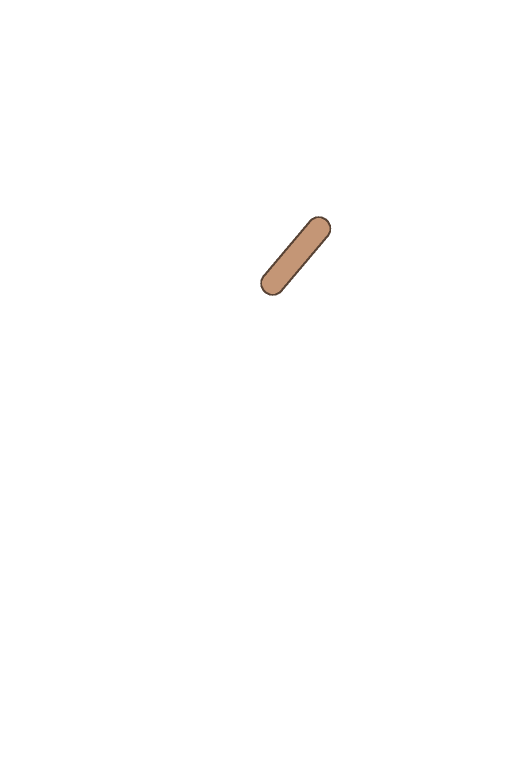
#> input picture examples/layers/bad/arm_back_lower.png, 1024 x 1536 px (shown at 1/2 size); its folder holds only this picture in this run
$ python ingest_layers.py ../examples/layers/bad --out out.png
#> lines starting #> are read from the running program, lines starting #| are printed output that depends on the picture; after the words box and inside, x2 and y2 are one past the last pixel; in counts of white or black regions, pixels touching at a corner belong together
"""A folder of full-canvas layer PNGs + joints (the motion kit's image
template) -> layers.json + joints.json, the rig builder's input.

    python -m spinegen.ingest_layers <layer dir> -o <layers dir>
        [--joints kit_joints.json | --guess | --defaults] [--facing 1|-1] [--name boxer]

WHY
  The motion kit's studio rigs a character from AI-generated layers: one
  canvas, fixed file names (motionkit/src/rigTemplate.ts PARTS), 19 joints
  the user drags onto the art (JOINTS), facing right, a boxing guard in
  profile. Its autorig makes every layer a rigid full-canvas region on a
  bone. spinegen.rigbuild needs the same information as a layers dir
  (spinegen.ingest_spine's layers.json / joints.json) and then builds
  meshes, joint bands, helpers and planted leg IK from it, with no Spine
  source at all. This module is that bridge for the kit's layer folders.

JOINTS (one of)
  --joints FILE  the kit's Joints object, {JointId: {"x", "y"}} in canvas
                 px (y down), as the studio holds it after the user dragged
                 the red dots; {"joints": {...}} is accepted too.
  --guess        the kit's own guess (motionkit/src/autorig.ts guessJoints,
                 run by node on the decoded alpha: motionkit/scripts/
                 guess-joints.ts), what the studio shows before any drag.
  --defaults     the template's default joints scaled to the canvas
                 (rigTemplate.ts defaultJoints; KIT_JOINTS mirrors its table,
                 tests/test_sideview.py checks the mirror against the .ts).
  default: --joints <layer dir>/joints.json when present, else --defaults.

WHAT IT WRITES (spinegen.ingest_spine's formats)
  layers.json  each PART present becomes a layer cropped to its pixels,
               z = the template's draw order (PARTS: first = furthest
               back), role = the template bone it follows:
                 torso -> torso, pelvis -> hips, neck -> neck,
                 head / hair_back -> head, hair_front* -> accessory hairF,
                 arm_<k>_upper / _lower, fist_<k> -> upperarm / forearm /
                 hand of side S(k), leg_<k>_upper / _lower -> thigh / shin
                 of S(k) (the kit's shin layer carries the foot: the
                 builder's foot bone takes it below the ankle).
               S(front) is the NEAR side, the one turned to the viewer:
               a character facing right (+x, facing 1) shows its right
               side, so front = "r", back = "l"; facing -1 swaps them.
               world.origin puts the kit's ground point (ROOT_PX scaled to
               the canvas) at world (0, 0): world = the kit's Spine units.
  joints.json  template joints (spinegen-joints/1): root at the ground
               point, pelvis = hip, waist, neck = neckBase, head =
               headBase, shoulder/elbow/wrist/hip/knee/ankle per side from
               F/B; the hair accessory from hairRoot -> hairTip. Plus
               "view": "side", "facing", "near" / "far" (the sides): the
               rig builder reads them (rigbuild LEG STYLES "side").
  No source rig: no physics, no animations (the kit's presets make them,
  spinegen.bridge_motionkit).
"""
import argparse
import json
import os
import shutil
import subprocess
import tempfile

import numpy as np

from . import ingest_spine

REPO = os.path.dirname(os.path.dirname(os.path.abspath(__file__)))
KIT = os.path.join(REPO, "motionkit")
SCHEMA_LAYERS = ingest_spine.SCHEMA_LAYERS
SCHEMA_JOINTS = ingest_spine.SCHEMA_JOINTS
ALPHA_MIN = 8  # an alpha above this is art (crop box, height)

# motionkit/src/rigTemplate.ts: CANVAS, ROOT_PX and JOINTS in Spine units
# (x right, y up from the ground point) before P()'s rounding
KIT_CANVAS = (1024, 1536)
KIT_ROOT = (512, 1456)
KIT_JOINTS = {
    "hip": (0, 660), "waist": (0, 792), "neckBase": (0, 1056), "headBase": (0, 1122), "headTop": (34, 1317),
    "shoulderF": (55, 1034), "elbowF": (132, 901), "wristF": (242, 993),
    "shoulderB": (-44, 1023), "elbowB": (33, 890), "wristB": (125, 999),
    "hipF": (33, 660), "kneeF": (79, 333), "ankleF": (56, 40),
    "hipB": (-33, 660), "kneeB": (-79, 333), "ankleB": (-79, 40),
    "hairRoot": (-10, 1291), "hairTip": (-135, 1143),
}
# draw order (first = furthest back) and the kit bone of each part (rigTemplate.ts PARTS)
KIT_PARTS = [("hair_back", "head"), ("arm_back_upper", "upperArmB"), ("arm_back_lower", "foreArmB"),
             ("fist_back", "handB"), ("leg_back_upper", "thighB"), ("leg_back_lower", "shinB"), ("pelvis", "hip"),
             ("leg_front_upper", "thighF"), ("leg_front_lower", "shinF"), ("torso", "chest"), ("neck", "neck"),
             ("head", "head"), ("hair_front", "hairF"), ("arm_front_upper", "upperArmF"),
             ("arm_front_lower", "foreArmF"), ("fist_front", "handF")]
# kit joint -> template joint ({s}: the side, F = near, B = far)
JOINT_MAP = {"hip": "pelvis", "waist": "waist", "neckBase": "neck", "headBase": "head",
             "shoulder{K}": "shoulder_{s}", "elbow{K}": "elbow_{s}", "wrist{K}": "wrist_{s}",
             "hip{K}": "hip_{s}", "knee{K}": "knee_{s}", "ankle{K}": "ankle_{s}"}
# kit bone -> template bone
BONE_MAP = {"hip": "hips", "chest": "torso", "neck": "neck", "head": "head",
            "upperArm{K}": "upperarm_{s}", "foreArm{K}": "forearm_{s}", "hand{K}": "hand_{s}",
            "thigh{K}": "thigh_{s}", "shin{K}": "shin_{s}"}
HAIR = "hairF"


def sides(facing):
    """{"F": near side, "B": far side}: facing right shows the right side."""
    if facing not in (1, -1):
        raise ValueError(f"facing must be 1 (right) or -1 (left), not {facing!r}")
    return {"F": "r", "B": "l"} if facing == 1 else {"F": "l", "B": "r"}


def kit_root(canvas):
    W, H = canvas
    return KIT_ROOT[0] / KIT_CANVAS[0] * W, KIT_ROOT[1] / KIT_CANVAS[1] * H


def default_joints(canvas=KIT_CANVAS):
    """rigTemplate.ts defaultJoints: the template joints scaled to `canvas`
    (canvas px, y down; P() rounds on the 1024 x 1536 canvas first)."""
    sx, sy = canvas[0] / KIT_CANVAS[0], canvas[1] / KIT_CANVAS[1]
    out = {}
    for k, (x, y) in KIT_JOINTS.items():
        # Math.round(ROOT + x), Math.round(ROOT - y): JS rounds .5 up
        px, py = np.floor(KIT_ROOT[0] + x + 0.5), np.floor(KIT_ROOT[1] - y + 0.5)
        out[k] = {"x": float(px * sx), "y": float(py * sy)}
    return out


def load_pngs(layer_dir):
    """{part name: RGBA uint8}: every PNG in the folder (one canvas size)."""
    from PIL import Image
    imgs = {}
    for f in sorted(os.listdir(layer_dir)):
        if f.lower().endswith(".png"):
            imgs[f[:-4]] = np.asarray(Image.open(os.path.join(layer_dir, f)).convert("RGBA"))
    if not imgs:
        raise ValueError(f"{layer_dir}: no PNG layers")
    shapes = {im.shape[:2] for im in imgs.values()}
    if len(shapes) != 1:
        raise ValueError(f"{layer_dir}: layers differ in size {sorted(shapes)} (the kit draws every layer on one canvas)")
    return imgs


def guess_joints(imgs):
    """The kit's autorig guess (guessJoints) for these layers, via node."""
    h, w = next(iter(imgs.values())).shape[:2]
    with tempfile.TemporaryDirectory() as d:
        man = {"width": w, "height": h, "layers": {}}
        for n, im in imgs.items():
            np.ascontiguousarray(im[..., 3]).tofile(os.path.join(d, f"{n}.alpha"))
            man["layers"][n] = f"{n}.alpha"
        with open(os.path.join(d, "manifest.json"), "w") as f:
            json.dump(man, f)
        node = shutil.which("node")
        if node is None:
            raise RuntimeError("node is not installed: --guess runs the kit's guessJoints")
        out = subprocess.run([node, os.path.join(KIT, "scripts", "guess-joints.ts"), os.path.join(d, "manifest.json")],
                             cwd=KIT, capture_output=True, text=True, check=True)
    return json.loads(out.stdout)["joints"]


def _part_of(name):
    """(kit part, kit bone) of a layer file name, or None."""
    if name.startswith("hair_front"):
        return "hair_front", HAIR
    return next(((p, b) for p, b in KIT_PARTS if p == name), None)


def _fill(pattern, side_key, side):
    return pattern.replace("{K}", side_key).replace("{s}", side)


def _template_bone(kit_bone, sd):
    for k, v in BONE_MAP.items():
        for K, s in (sd.items() if "{K}" in k else [("", "")]):
            if _fill(k, K, s) == kit_bone:
                return _fill(v, K, s)
    return None


def unpack(layer_dir, kit_joints=None, facing=1, name=None, imgs=None):
    """Returns {"layers": layers.json dict, "joints": joints.json dict,
    "images": {layer name: RGBA cropped}}. `kit_joints` {JointId: {x, y}}
    (canvas px, y down); None = the template defaults."""
    imgs = imgs if imgs is not None else load_pngs(layer_dir)
    H_img, W_img = next(iter(imgs.values())).shape[:2]
    canvas = (W_img, H_img)
    sd = sides(facing)
    kj = dict(default_joints(canvas))
    given = set()
    if kit_joints:
        kj.update({k: {"x": float(v["x"]), "y": float(v["y"])} for k, v in kit_joints.items()})
        given = set(kit_joints)
    rx, ry = kit_root(canvas)
    layers, images, notes = [], {}, []
    order = [p for p, _ in KIT_PARTS]
    top = bottom = None
    for n in sorted(imgs, key=lambda n: (order.index(_part_of(n)[0]) if _part_of(n) else len(order), n)):
        part = _part_of(n)
        if part is None:
            notes.append(f"layer {n}: not a part of the kit's template; left out")
            continue
        img = imgs[n]
        a = img[..., 3] > ALPHA_MIN
        if not a.any():
            notes.append(f"layer {n}: empty; left out")
            continue
        ii, jj = np.nonzero(a)
        y0, y1, x0, x1 = int(ii.min()), int(ii.max()) + 1, int(jj.min()), int(jj.max()) + 1
        top = y0 if top is None else min(top, y0)
        bottom = y1 if bottom is None else max(bottom, y1)
        role = HAIR if part[1] == HAIR else _template_bone(part[1], sd)
        images[n] = np.ascontiguousarray(img[y0:y1, x0:x1])
        layers.append({"name": n, "file": f"layers/{n}.png", "x": x0, "y": y0, "w": x1 - x0, "h": y1 - y0,
                       "z": len(layers), "role": role, "tags": [], "slot": n, "attachment": n, "color": None,
                       "blend": "normal",
                       "src": {"bone": part[1], "type": "region", "influences": [], "integer_placement": True}})
    if not layers:
        raise ValueError(f"{layer_dir}: none of the kit's layers")
    doc = {"schema": SCHEMA_LAYERS, "canvas": [W_img, H_img], "world": {"origin": [-rx, ry], "y": "down"},
           "name": name or os.path.basename(os.path.normpath(layer_dir)),
           "source": {"kind": "motionkit-layers", "dir": os.path.abspath(layer_dir), "rig": None,
                      "joints": "given" if given else "defaults"},
           "layers": layers}
    joints = {"root": {"xy": [rx, ry], "conf": 1.0, "src": "motionkit:ROOT_PX"}}
    for k, v in JOINT_MAP.items():
        for K, s in (sd.items() if "{K}" in k else [("", "")]):
            kid = _fill(k, K, s)
            if kid in kj:
                joints[_fill(v, K, s)] = {"xy": [kj[kid]["x"], kj[kid]["y"]], "conf": 1.0 if kid in given else 0.5,
                                          "src": f"motionkit:{kid}"}
    bones = {}
    for k, v in BONE_MAP.items():
        for K, s in (sd.items() if "{K}" in k else [("", "")]):
            bones[_fill(v, K, s)] = _fill(k, K, s)
    accessories = []
    if any(L["role"] == HAIR for L in layers):
        r, t = (np.array([kj[k]["x"], kj[k]["y"]]) for k in ("hairRoot", "hairTip"))
        d = t - r
        ln = float(np.linalg.norm(d)) or 1.0
        accessories.append({"name": HAIR, "parent": "head", "xy": r.tolist(), "dir": (d / ln).tolist(), "len": ln,
                            "src": "motionkit:hairRoot->hairTip"})
    jdoc = {"schema": SCHEMA_JOINTS, "template": "biped_mascot", "H": float(bottom - top), "joints": joints,
            "bones": bones, "accessories": accessories, "view": "side", "facing": int(facing),
            "near": sd["F"], "far": sd["B"], "notes": notes}
    return {"layers": doc, "joints": jdoc, "images": images}


def write(outdir, res):
    from PIL import Image
    os.makedirs(os.path.join(outdir, "layers"), exist_ok=True)
    for n, img in res["images"].items():
        Image.fromarray(img, "RGBA").save(os.path.join(outdir, "layers", f"{n}.png"))
    for key in ("layers", "joints"):
        with open(os.path.join(outdir, f"{key}.json"), "w") as f:
            json.dump(res[key], f, indent=1)
            f.write("\n")
    return {"layers": os.path.join(outdir, "layers.json"), "joints": os.path.join(outdir, "joints.json")}


def mirror(imgs, kit_joints=None):
    """The same character facing the other way: every layer flipped
    left-right and the joints with it (canvas px). For tests and for art
    drawn facing left."""
    W = next(iter(imgs.values())).shape[1]
    kj = kit_joints or default_joints((W, next(iter(imgs.values())).shape[0]))
    return ({n: np.ascontiguousarray(im[:, ::-1]) for n, im in imgs.items()},
            {k: {"x": W - v["x"], "y": v["y"]} for k, v in kj.items()})


def main(argv=None):
    ap = argparse.ArgumentParser(description=__doc__.split("\n\n")[0])
    ap.add_argument("layer_dir")
    ap.add_argument("-o", "--out", required=True)
    g = ap.add_mutually_exclusive_group()
    g.add_argument("--joints", default=None, help="the kit's Joints JSON {JointId: {x, y}} (canvas px)")
    g.add_argument("--guess", action="store_true", help="the kit's autorig guess (node)")
    g.add_argument("--defaults", action="store_true", help="the template's default joints")
    ap.add_argument("--facing", type=int, default=1, choices=(1, -1))
    ap.add_argument("--name", default=None)
    a = ap.parse_args(argv)
    imgs = load_pngs(a.layer_dir)
#> in load_pngs, `shapes = {im.shape[:2] for im in imgs.values()}`: shapes = 1 item
#> imgs = 1 item
    kj = None
    if a.guess:
        kj = guess_joints(imgs)
    elif not a.defaults:
        p = a.joints or os.path.join(a.layer_dir, "joints.json")
        if a.joints or os.path.exists(p):
            with open(p) as f:
                kj = json.load(f)
            kj = kj.get("joints", kj)
    res = unpack(a.layer_dir, kj, a.facing, a.name, imgs)
#> the loop in unpack, `for n in sorted(imgs, key=lambda n: (order.index(_part_of(n)[0]) if _p..` made 1 pass
#> (n, part, y0, y1, x0, x1, top, bottom) on pass 1: ('arm_back_lower', ('arm_back_lower', 'foreArmB'), 432, 592, 520, 663, 432, 592)
#> pass 1, in unpack, `a = img[..., 3] > ALPHA_MIN`:
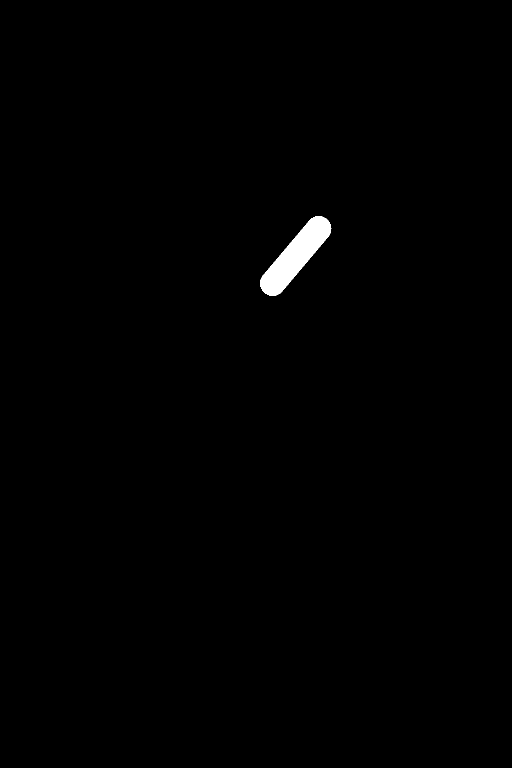
#> a: shape (1536, 1024) bool (shown at 1/2 size); 0.58% white; 1 white region, box (x1, y1, x2, y2) and area: (520, 432, 663, 592) 9092
#> after the loop in unpack, `for n in sorted(imgs, key=lambda n: (order.index(_part_of(n)[0]) if _p..`: notes = []
#> res = 3 items
    paths = write(a.out, res)
#> the loop in write, `for n, img in res["images"].items():` made 1 pass
#> n on pass 1: 'arm_back_lower'
#> pass 1, in write, `Image.fromarray(img, "RGBA").save(os.path.join(outdir, "layers", f"{n}..`:
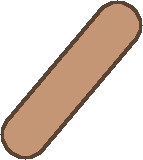
#> saved as arm_back_lower.png: PIL image 143x160 RGBA; mean R, G, B, A 187.7, 143.6, 113, 101.3; transparent parts drawn white
#> paths = {'layers': 'out.png/layers.json', 'joints': 'out.png/joints.json'}
    j = res["joints"]
#> j = 11 items
    print(f"{paths['layers']}: {len(res['layers']['layers'])} layers, H {j['H']:g} px, facing {j['facing']} "
          f"(near {j['near']}, far {j['far']}), joints {'given' if kj else 'defaults'}")
#| out.png/layers.json: 1 layers, H 160 px, facing 1 (near r, far l), joints defaults
    for n in j["notes"]:
        print("  note:", n)
#> this loop made 0 passes


if __name__ == "__main__":
    main()
